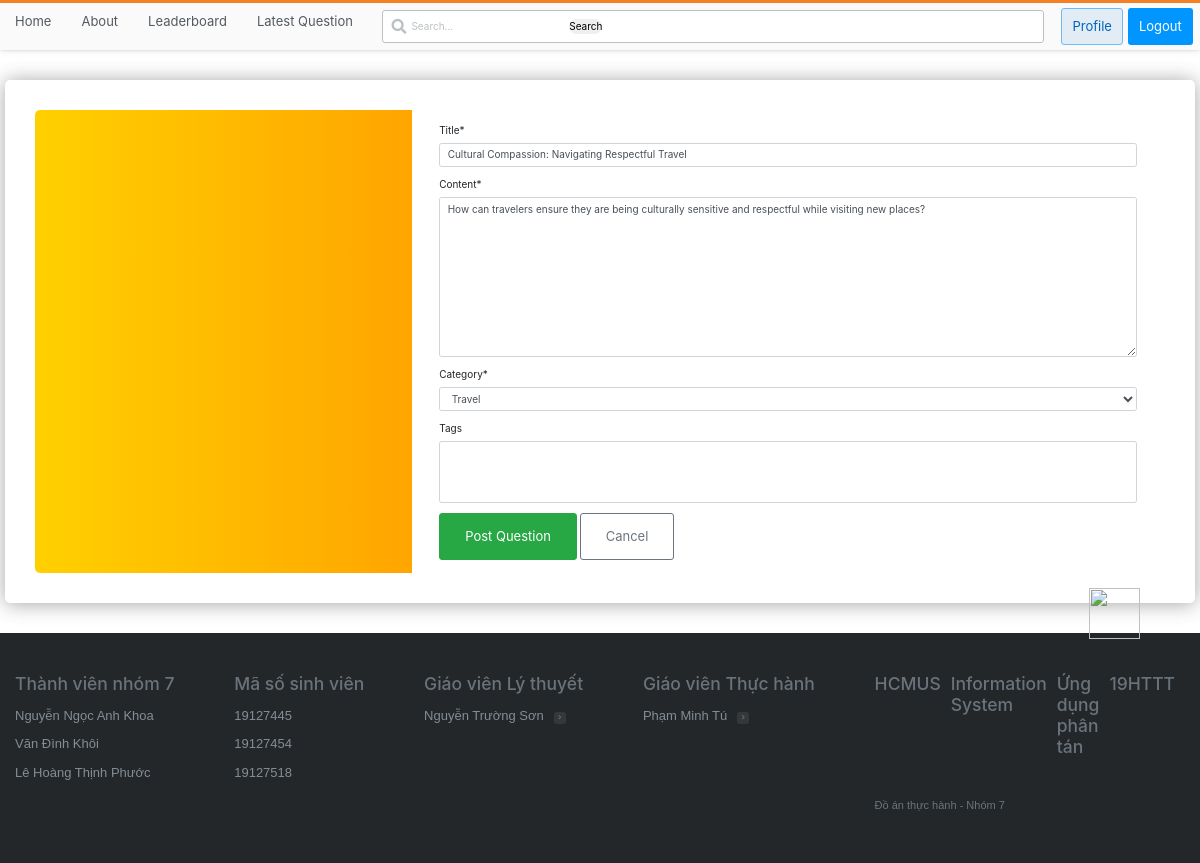
The page /questions/47/update/ (signed in) on the database its author committed.
### stackbase/models.py (models this page shows, shortened)
class Question(models.Model):
    user = models.ForeignKey(User, on_delete=models.CASCADE)
    title = models.CharField(max_length=10000)
    content = RichTextField()
    likes = models.ManyToManyField(User, related_name='question_post')
    date_created = models.DateTimeField(default=timezone.now)
    category = models.ForeignKey(Category, on_delete=models.CASCADE, null=True)
    tags = models.ManyToManyField(Tag, blank=True)

### stackbase/views.py (the view, shortened to what this page needs)
# urls.py: path('questions/<int:pk>/update/', views.QuestionUpdateView.as_view(), name="question-update"),
class QuestionUpdateView(UserPassesTestMixin, LoginRequiredMixin, UpdateView):
    model = Question
    fields = ["title", "content", "category", "tags"]
    def get_context_data(self, **kwargs):
        context = super().get_context_data(**kwargs)
        context["is_update"] = True  # Set is_update to True for update view
        return context
    def test_func(self):
        question = self.get_object()
        if self.request.user == question.user:
            return True
        return False
    def get_form(self, form_class=None):
        form = super().get_form(form_class)
        if self.request.method == "POST":
            category_id = self.request.POST.get("category")
            if category_id:
                category = Category.objects.get(id=category_id)
                form.fields["tags"].queryset = category.tags.all()
            else:
                form.fields["tags"].queryset = Tag.objects.none()
        else:
            form.fields["tags"].queryset = Tag.objects.none()
        return form

### stackbase/models.py (called while the page is built)
    def __str__(self):
        return self.name

### stackbase/templates/stackbase/question_form.html (shortened to what this page needs)
{% extends 'base.html' %}
{% load static %}
{% load crispy_forms_tags %}
{% block content %}
    <!DOCTYPE html>
    <html lang="en">
    <head>
    </head>
    <body>
        <div class="page-content page-container" id="page-content">
            <div class="padding">
                <div class="row  d-flex justify-content-center">
                    <div class="card user-card-full">
                        <div class="row m-l-0 m-r-0">
                            <div class="col-sm-4 bg-c-lite-green user-profile">
                                <div class="card-block text-center text-white">
                                </div>
                            </div>
                            <div class="col-sm-8">
                                <div class="card-block">
                                    {% if is_update %}
                                    <form action="{% url 'stackbase:question-update' question.pk %}" method="POST"
                                        enctype="multipart/form-data">
                                        {% else %}
                                        <form action="{% url 'stackbase:question-create' %}" method="POST"
                                            enctype="multipart/form-data">
                                            {% endif %}
                                            {{ form|crispy }}
                                            <button class="btn btn-success" id="logout-btn" type="submit">Post
                                                Question</button>
                                            <a style="text-decoration: none; " class="btn btn-outline-secondary"
                                                href="{% url 'stackbase:question-lists' %}">Cancel</a>
                                        </form>
                                </div>
                            </div>
                        </div>
                    </div>
                </div>
            </div>
        </div>
    </body>
    </html>
{% endblock content %}

### static/main.css (style rules this page uses)
:root { --white: #fff; --black: #0c0d0e; --orange: #f48024; --yellow: #fbf2d4; --green: #5eba7d; --blue: #0077cc; --powder: #e1ecf4; --red: #d1383d; --black-025: #fafafb; --black-050: #eff0f1; --black-075: #e4e6e8; --black-100: #d6d9dc; --black-150: #c8ccd0; --black-200: #bbc0c4; --black-300: #9fa6ad; --black-350: #9199a1; --black-400: #848d95; --black-500: #6a737c; --black-600: #535a60; --black-700: #3c4146; --black-750: #2f3337; --black-800: #242729; --black-900: #0c0d0e; --orange-050: #fff7f2; --orange-100: #fee3cf; --orange-200: #fcd0ad; --orange-300: #f7aa6d; --orange-400: #f48024; --orange-500: #f2720c; --orange-600: #da670b; --orange-700: #bd5c00; --orange-800: #a35200; --orange-900: #874600; --blue-050: #f2f9ff; --blue-100: #cfeafe; --blue-200: #addafc; --blue-300: #6cbbf7; --blue-400: #379fef; --blue-500: #0095ff; --blue-600: #0077cc; --blue-700: #0064bd; --blue-800: #0054a3; --blue-900: #004487; --powder-050: #f4f8fb; --powder-100: #e1ecf4; --powder-200: #d1e5f1; --powder-300: #b3d3ea; --powder-400: #a0c7e4; --powder-500: #7aa7c7; --powder-600: #5b8db1; --powder-700: #39739d; --powder-800: #2c5777; --powder-900: #1e3c52; --green-025: #eef8f1; --green-050: #dcf0e2; --green-100: #cae8d4; --green-200: #a6d9b7; --green-300: #82ca9a; --green-400: #5eba7d; --green-500: #48a868; --green-600: #3d8f58; --green-700: #2f6f44; --green-800: #29603b; --green-900: #1e472c; --yellow-050: #fdf7e3; --yellow-100: #fbf2d4; --yellow-200: #f1e5bc; --yellow-300: #e6d178; --yellow-400: #e9c63f; --yellow-500: #ddb624; --yellow-600: #cea51b; --yellow-700: #b89516; --yellow-800: #9f8010; --yellow-900: #826a0b; --red-050: #fdf3f4; --red-100: #f9d3d7; --red-200: #f4b4bb; --red-300: #e87c87; --red-400: #de535e; --red-500: #d1383d; --red-600: #c02d2e; --red-700: #ac2726; --red-800: #942121; --red-900: #7a1819; --gold: #ffcc01; --gold-lighter: #fff4d1; --gold-darker: #f1b600; --silver: #b4b8bc; --silver-lighter: #e8e8e8; --silver-darker: #9a9c9f; --bronze: #caa789; --bronze-lighter: #f2e9e1; --bronze-darker: #ab825f; --fc-dark: #0c0d0e; --fc-medium: #3c4146; --fc-light: #6a737c; --focus-ring: rgba(0,149,255,0.15); --focus-ring-success: rgba(166,217,183,0.4); --focus-ring-warning: rgba(233,198,63,0.4); --focus-ring-error: rgba(192,45,46,0.15); --focus-ring-muted: rgba(36,39,41,0.1); --bs-sm: 0 1px 2px rgba(0,0,0,0.05),0 1px 4px rgba(0,0,0,0.05),0 2px 8px rgba(0,0,0,0.05); --bs-md: 0 1px 3px rgba(0,0,0,0.06),0 2px 6px rgba(0,0,0,0.06),0 3px 8px rgba(0,0,0,0.09); --bs-lg: 0 1px 4px rgba(0,0,0,0.09),0 3px 8px rgba(0,0,0,0.09),0 4px 13px rgba(0,0,0,0.13); --scrollbar: rgba(0,0,0,0.2); --highlight-bg: #f6f6f6; --highlight-color: #2f3337; --highlight-comment: #656e77; --highlight-punctuation: var(--black-600); --highlight-namespace: #b75501; --highlight-attribute: #015692; --highlight-literal: #b75501; --highlight-symbol: #803378; --highlight-keyword: #015692; --highlight-variable: #54790d; --highlight-addition: #2f6f44; --highlight-deletion: #c02d2e; --dark-blue:#2b2d6e; --magnolia:#f7f6f9; }
*, *::before, *::after { margin: 0; padding: 0; box-sizing: border-box; }
html { font-family: Arial, "Helvetica Neue", Helvetica, sans-serif; font-size: 10px; color: var(--black-800); }
a { text-decoration: none; color: var(--blue-600); cursor: pointer; }
.btn { text-align: center; font-size: 1.3rem; border-radius: 3px; transition: all 0.5s; padding: 1.3rem 2.5rem; }
.card { flex: 1 auto; flex-basis: calc(33% - 4rem); display: flex; flex-direction: column; background-color: var(--white); box-shadow: var(--bs-sm); padding: 3rem; border-radius: 0.7rem; margin: 2rem; position: relative; }

### stackbase/templates/stackbase/question_form.html (style rules this page uses)
body { background-color: #ffff }
.padding { padding-top: 6rem !important }
.user-card-full { overflow: hidden }
.card { border-radius: 5px; -webkit-box-shadow: 0 1px 20px 0 rgba(69, 90, 100, 0.08); box-shadow: 0 1px 20px 0 rgba(53, 53, 53, 0.452); border: none; margin-bottom: 30px }
.m-r-0 { margin-right: 0px }
.m-l-0 { margin-left: 0px }
.user-card-full .user-profile { border-radius: 5px 0 0 5px }
.bg-c-lite-green { background: -webkit-gradient(linear, left top, right top, from(#f29263), to(#ee5a6f)); background: linear-gradient(to right, rgb(255, 208, 0), orange) }
.user-profile { padding: 20px 0 }
.card-block { padding: 1.25rem }

### rows shown on the page
Question: title "Cultural Compassion: Navigating Respectful Travel", content "How can travelers ensure they are being culturally sensitive and respectful while visiting new places?", category "Travel"
